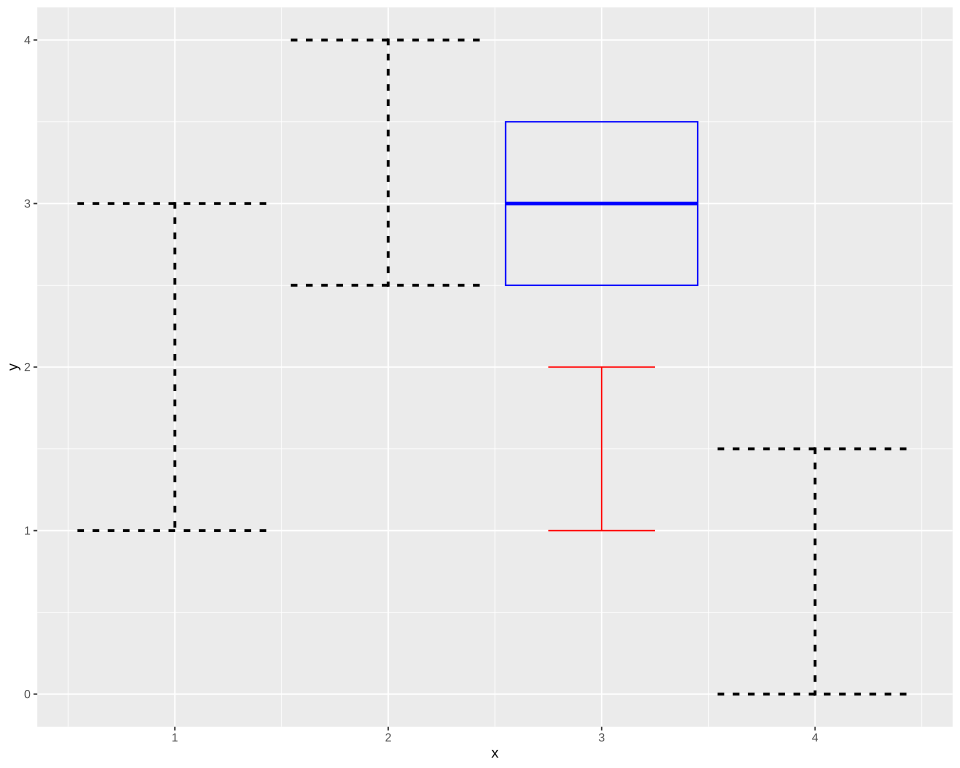

This chart was generated by the following R code:
# The plot test/golden/errorbar_spaced.svg draws, drawn by ggplot2 itself, as ggplot2's own visual tests
# draw their snapshots: the independent check on that golden whenever it changes. The suite never
# runs this; it needs R, ggplot2 and vdiffr, saved as the Docker image giggly-r:ggplot2-4.0.3. From
# the repository's root:
#
#   docker run --rm -v "$PWD/test/golden":/golden:ro giggly-r:ggplot2-4.0.3 \
#     Rscript /golden/errorbar_spaced.R > errorbar_spaced.ggplot2.svg
#
# and compare the two drawings element by element, as test/golden/point.R does.
#
# Dotted error bars ended square on a continuous axis, whiskers 0.9 of its closest spacing, and
# an annotated error bar and crossbar between them.
# First checked with ggplot2 4.0.3 and vdiffr 1.0.9: every element and clip path matches, the x
# axis drawn before the y as in test/golden/point.R.

library(ggplot2)

spaced <- data.frame(x = c(1, 2, 4), y = c(2, 3, 1), lo = c(1, 2.5, 0), hi = c(3, 4, 1.5),
  g = c("a", "b", "a"))

plot <- ggplot(spaced, aes(x, y, ymin = lo, ymax = hi)) +
  geom_errorbar(lineend = "square", linewidth = 1, linetype = "dotted") +
  annotate("errorbar", x = 3, ymin = 1, ymax = 2, width = 0.5, colour = "red") +
  annotate("crossbar", x = 3, y = 3, ymin = 2.5, ymax = 3.5, colour = "blue") +
  theme_gray()

file <- tempfile(fileext = ".svg")
vdiffr::write_svg(plot, file)
cat(readLines(file), sep = "\n")
